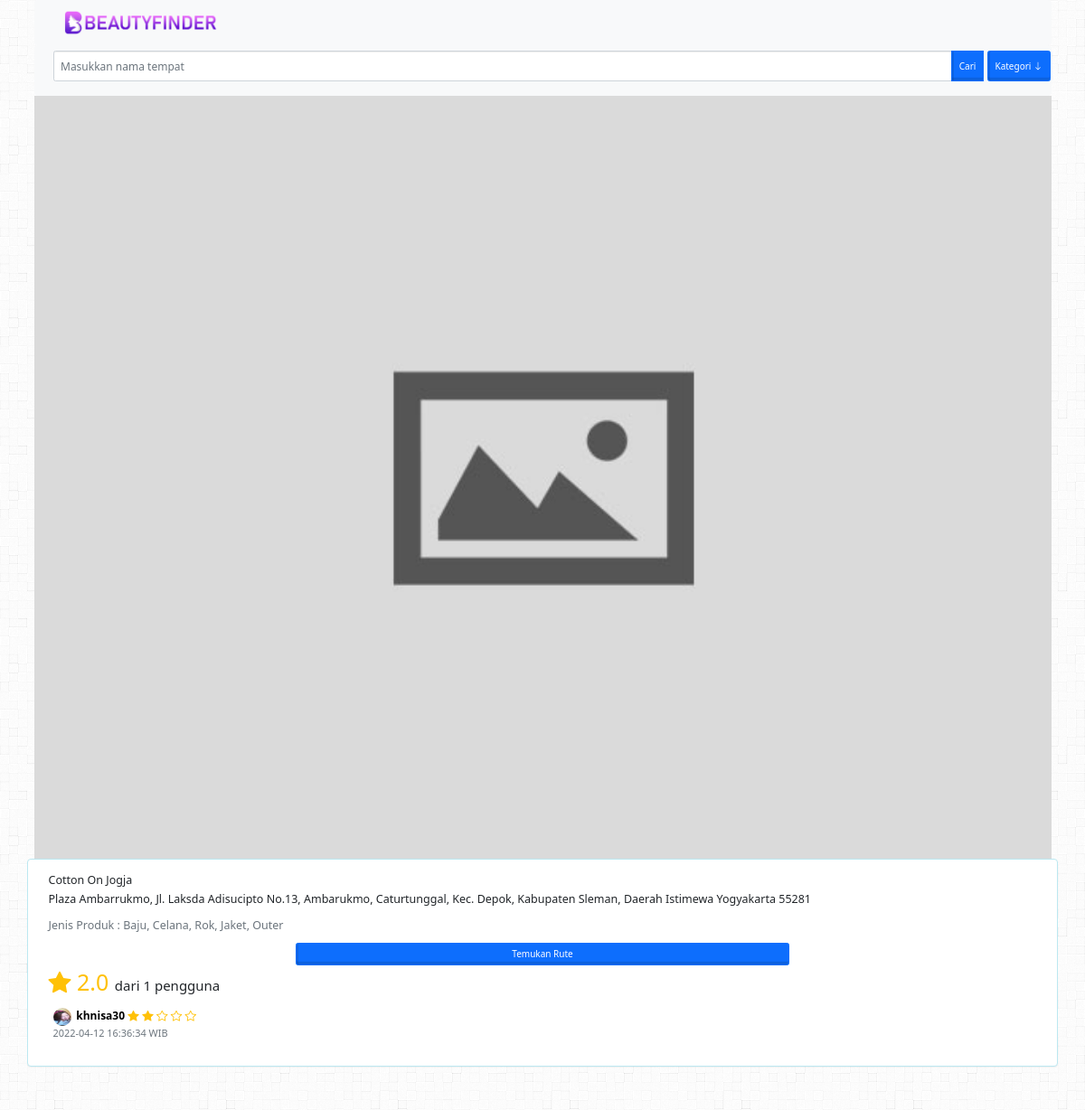
Screenshot of /place.php?id=24 (signed in) with the database file from the repository.
### tables this page shows
CREATE TABLE `toko` (
  `id` int(11) NOT NULL AUTO_INCREMENT,
  `nama_toko` varchar(255) NOT NULL,
  `id_kategori` int(11) NOT NULL,
  `img` text DEFAULT NULL,
  `alamat` text NOT NULL,
  `latitude` varchar(50) NOT NULL,
  `longitude` varchar(50) NOT NULL,
  `username` varchar(100) NOT NULL,
  `verifikasi` enum('Ya','Tidak') NOT NULL,
  PRIMARY KEY (`id`)
);

CREATE TABLE `kategori` (
  `id_kategori` int(11) NOT NULL AUTO_INCREMENT,
  `nama_kategori` varchar(100) NOT NULL,
  `simbol` varchar(200) DEFAULT NULL,
  PRIMARY KEY (`id_kategori`)
);

CREATE TABLE `ulasan` (
  `id` varchar(100) NOT NULL,
  `id_toko` int(11) NOT NULL,
  `rating` int(11) NOT NULL,
  `username` varchar(100) NOT NULL,
  `ulasan` text DEFAULT NULL,
  `waktu` datetime DEFAULT NULL,
  PRIMARY KEY (`id`)
);

CREATE TABLE `user` (
  `username` varchar(100) NOT NULL,
  `password` varchar(100) NOT NULL,
  `nama_lengkap` text NOT NULL,
  `img` text DEFAULT NULL,
  `akses` enum('Admin','User') DEFAULT NULL,
  PRIMARY KEY (`username`)
);

### place.php (the view, shortened to what this page needs)
<?php
include "koneksi.php";
include_once "header.php";
include_once "navbar.php"; ?>
<form method="POST">
    <div class="row">
        <?php
        $id = $_GET['id'];
        $data_toko = mysqli_query(
            $conn,
            "SELECT toko.id,nama_toko,alamat,latitude,longitude,img,nama_kategori
              FROM toko INNER JOIN kategori ON toko.id_kategori = kategori.id_kategori WHERE toko.id = $id"
        );
        $data = mysqli_fetch_array($data_toko);
        $idtoko = $data['id'];
        if ($data['nama_kategori'] == "Busana") {
            $produk = "Baju, Celana, Rok, Jaket, Outer";
        }
        ?>
        <div class="col-md-12">
            <div>
                <img src="img/toko/<?php echo $data['img']; ?>" width="100%">
            </div>
        </div>
        <div class="panel panel-info">
            <div class="panel-body">
                <div class="fs-5">
                    <h5><?php echo $data['nama_toko']; ?></h5>
                    <p>
                        <?php echo $data['alamat']; ?>
                    </p>
                    <p class="text-secondary">
                        Jenis Produk : <?php echo $produk; ?>
                    </p>
                    <center>
                        <a class="btn btn-primary text-center w-50" href="routes.php?search=&&destination=<?php echo $data['latitude']; ?>,<?php echo $data['longitude']; ?>">Temukan Rute</a>
                    </center>
                </div>
                <?php
                $rating = mysqli_query($conn, "SELECT ROUND(AVG(rating),1) AS rating,COUNT(id) AS jmlRating FROM ulasan WHERE id_toko = '$idtoko'");
                $datarating = mysqli_fetch_array($rating);
                if ($datarating['rating'] > 0) {
                ?>
                    <span class="fs-1 text-warning mb-2"><i class="bi bi-star-fill"></i> <?php echo $datarating['rating']; ?> </span><span class="fs-4"> dari <?php echo $datarating['jmlRating']; ?> pengguna</span>
                <?php
                }
                ?>
    <?php
    $dataulasan = mysqli_query($conn, "SELECT * FROM ulasan WHERE id_toko = '$idtoko' ORDER BY waktu DESC");
    while ($ulas = mysqli_fetch_array($dataulasan)) {
        $dataUser = $ulas['username'];
        $dataUserulasan = mysqli_query($conn, "SELECT img FROM user WHERE username = '$dataUser'");
        $ulasUser = mysqli_fetch_array($dataUserulasan);
        if ($ulasUser['img'] != NULL) {
            $gambarUser = $ulasUser['img'];
        } else {
            $gambarUser = 'default.png';
        }
    ?>
        <div class="mt-2 mb-2 p-2 fs-5">
            <img class="rounded-circle me-1" src="img/user/<?php echo $gambarUser; ?>" width="20px" height="20px" id="image-preview">
            <a href="people.php?id=<?php echo $ulas['username']; ?>" id="people"><strong><?php echo $ulas['username']; ?></strong></a>
            <?php
            for ($i = 1; $i <= 5; $i++) {
                if ($i <= $ulas['rating']) {
            ?>
                    <i class="bi bi-star-fill text-warning"></i>
                <?php
                } else {
                ?>
                    <i class="bi bi-star text-warning"></i>
                <?php
                }
                ?>
            <?php
            }
            ?>
            <br>
            <small class="text-muted float-start"><?php echo $ulas['waktu']; ?> WIB</small>
            <br>
        </div>
    <?php
    }
    ?>
        </div>
</form>
</div>

### css/style.css (style rules this page uses)
body { background: url("../img/background.png"); font-family: sistem; }
.btn { border: 0; border-bottom: 0; border-left: 0; font-weight: '900'; box-shadow: inset 0 -3.2px rgba(0, 0, 0, 0.12), inset 2px 0 rgba(0, 0, 0, 0.1); outline: none; -webkit-outline: none; -o-outline: none; -moz-outline: none; }

### header.php (style rules this page uses)
body, button, a, .form-control { font-size: 12px; }
#people { text-decoration: none; color: black; }

### rows the page displays
toko: img (placeholder picture), nama_toko "Cotton On Jogja", alamat "Plaza Ambarrukmo, Jl. Laksda Adisucipto No.13, Ambarukmo, Caturtunggal, Kec. Depok, Kabupaten Sleman, Daerah Istimewa Yogyakarta 55281", id_kategori.nama_kategori "Baju, Celana, Rok, Jaket, Outer"
ulasan: user.img (picture), username "khnisa30", rating 2 (drawn), waktu "2022-04-12 16:36:34"

### other values shown
$datarating['rating'] "2.0"
$datarating['jmlRating'] "1"
